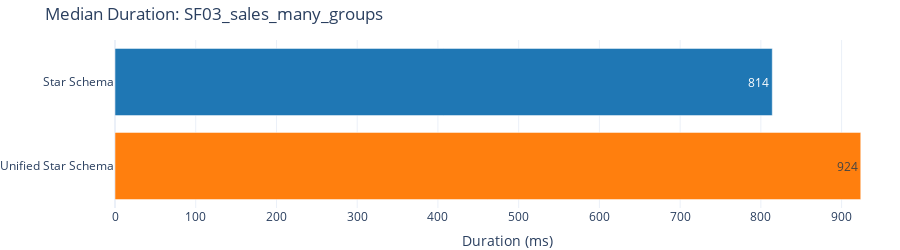

The cell this chart's notebook holds for it:
### Markdown cell above
#### SF03 - Sales Many Groups

### Code cell
run_and_plot("Single Fact", "SF03_sales_many_groups", """
EVALUATE
SUMMARIZECOLUMNS(
    'dim__date'[year],
    'dim__item'[category],
    'dim__store'[_key__dim__store],
    "Sales", SUM('{fact}'[_measure__sales__ext_sales_price])
)
""")

### Figure 1 — Plotly figure (JSON) as saved in the notebook; plotly's stock layout.template omitted (floating-point values rounded to 4 significant figures)
{"data": [{"alignmentgroup": "True", "hovertemplate": "dataset=%{y}<br>duration_ms=%{x}<extra></extra>", "legendgroup": "Star Schema", "marker": {"color": "#1f77b4", "pattern": {"shape": ""}}, "name": "Star Schema", "offsetgroup": "Star Schema", "orientation": "h", "showlegend": true, "textposition": "auto", "texttemplate": "%{x:.0f}", "type": "bar", "x": [814.1], "xaxis": "x", "y": ["Star Schema"], "yaxis": "y"}, {"alignmentgroup": "True", "hovertemplate": "dataset=%{y}<br>duration_ms=%{x}<extra></extra>", "legendgroup": "Unified Star Schema", "marker": {"color": "#ff7f0e", "pattern": {"shape": ""}}, "name": "Unified Star Schema", "offsetgroup": "Unified Star Schema", "orientation": "h", "showlegend": true, "textposition": "auto", "texttemplate": "%{x:.0f}", "type": "bar", "x": [923.7], "xaxis": "x", "y": ["Unified Star Schema"], "yaxis": "y"}], "layout": {"barmode": "relative", "height": 250, "legend": {"title": {"text": "dataset"}, "tracegroupgap": 0}, "margin": {"b": 0, "l": 0, "r": 0, "t": 40}, "showlegend": false, "title": {"text": "Median Duration: SF03_sales_many_groups"}, "xaxis": {"anchor": "y", "domain": [0, 1], "title": {"text": "Duration (ms)"}}, "yaxis": {"anchor": "x", "categoryarray": ["Unified Star Schema", "Star Schema"], "categoryorder": "array", "domain": [0, 1], "title": {}}}}
